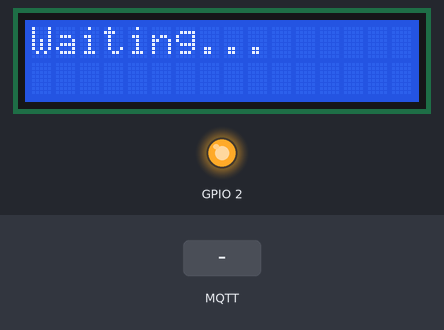
Bench run of a sketch on a simulated ESP8266 (NodeMCU). On the bench: 16×2 character LCD, output pins drawn as LEDs (lit = HIGH, except the on-board LED, lit = LOW). The test bench sets the inputs (shaded band). WiFi joins after 1.5 s; servers stay silent unless stated; random numbers use the default seed unless the sketch sets one; no MQTT or app messages arrive unless stated; what the sketch prints to the serial monitor is not drawn.

Above: at 2.7 s.
2.8 s: MQTT message "on" arrives on the first subscribed topic
At 4.0 s:
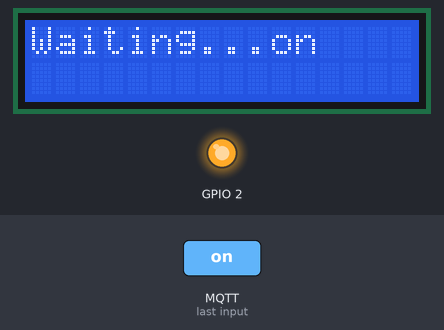
4.3 s: MQTT message "off" arrives on the first subscribed topic
At 5.4 s:
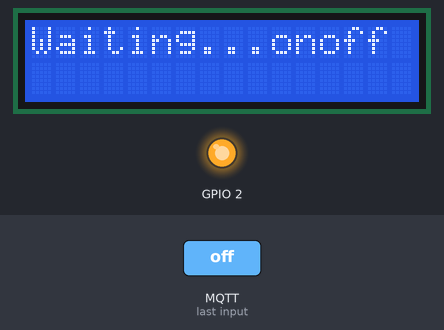
5.8 s: MQTT message "on" arrives on the first subscribed topic
At 6.5 s:
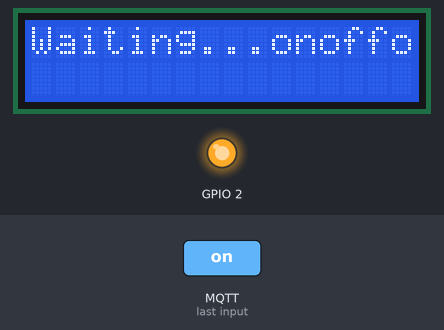
Timing chart, 0 to 8.8 s (numbered marks = the images above; inputs shaded):
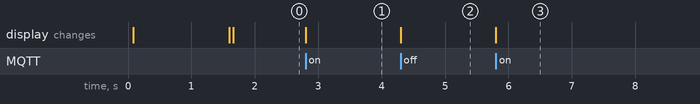

Measured:
- after the input at 2.8 s, the display: changes at once (image 1)
- after the input at 4.3 s, the display: changes at once (image 2)
- after the input at 5.8 s, the display: changes at once (image 3)

The sketch:

nodemcu_lcd.ino
```cpp
#include <ESP8266WiFi.h>
#include <PubSubClient.h>
#include <LiquidCrystal_I2C.h>
#include <LcdBarGraphX.h>

const char* ssid = "SAYANI_IOT";
const char* password = "00001111";
const char* mqtt_server = "192.168.8.10";

WiFiClient espClient;
PubSubClient client(espClient);

// Set the LCD address to 0x27 for a 16 chars and 2 line display
LiquidCrystal_I2C lcd(0x27, 16, 2);
LcdBarGraphX lbg(&lcd, 16, 0, 0);

void setup_wifi() {

  delay(10);
  // We start by connecting to a WiFi network
  Serial.println();
  Serial.print("Connecting to ");
  Serial.println(ssid);

  lcd.clear();
  lcd.print("WiFi...");
  lcd.blink();

  WiFi.begin(ssid, password);

  while (WiFi.status() != WL_CONNECTED) {
    delay(500);
    Serial.print(".");
  }

  randomSeed(micros());

  Serial.println("");
  Serial.println("WiFi connected");
  Serial.println("IP address: ");
  Serial.println(WiFi.localIP());

  lcd.noBlink();
}

void callback(char* topic, byte* payload, unsigned int length) {
  Serial.print("Message arrived [");
  Serial.print(topic);
  Serial.print("] ");
  for (int i = 0; i < length; i++) {
    Serial.print((char)payload[i]);
  }
  Serial.println();

  String str = String((char *) payload);
  int index = str.indexOf(',');

  //lcd.clear();
  if(index != -1) {

    //lcd.print(str.substring(0,index));
    //lcd.setCursor(0,1);
    lbg.drawValue(str.substring(0,index).toInt(), 100);

    lcd.setCursor(0,1);
    lcd.print(str.substring(index + 1));

  } else {
    lcd.print((char *)payload);
  }
}

void reconnect() {
  // Loop until we're reconnected
  while (!client.connected()) {
    Serial.print("Attempting MQTT connection...");

    lcd.clear();
    lcd.print("MQTT...");
    lcd.blink();

    // Create a random client ID
    String clientId = "ESP8266Client-";
    clientId += String(random(0xffff), HEX);
    // Attempt to connect
    if (client.connect(clientId.c_str())) {
      Serial.println("connected");
      client.subscribe("home/water/level");
      lcd.clear();
      lcd.print("Waiting...");
      lcd.noBlink();
    } else {
      Serial.print("failed, rc=");
      Serial.print(client.state());
      Serial.println(" try again in 5 seconds");
      // Wait 5 seconds before retrying
      delay(5000);
    }
  }
}

void setup()
{
  pinMode(BUILTIN_LED, OUTPUT);
  Serial.begin(115200);

  // initialize the LCD
  lcd.begin();

  setup_wifi();
  client.setServer(mqtt_server, 1883);
  client.setCallback(callback);

  // Turn on the blacklight and print a message.
  //lcd.noBacklight();
  //lbg.drawValue(10, 100);
}

void loop()
{
  if (!client.connected()) {
    reconnect();
  }
  client.loop();
}
```
